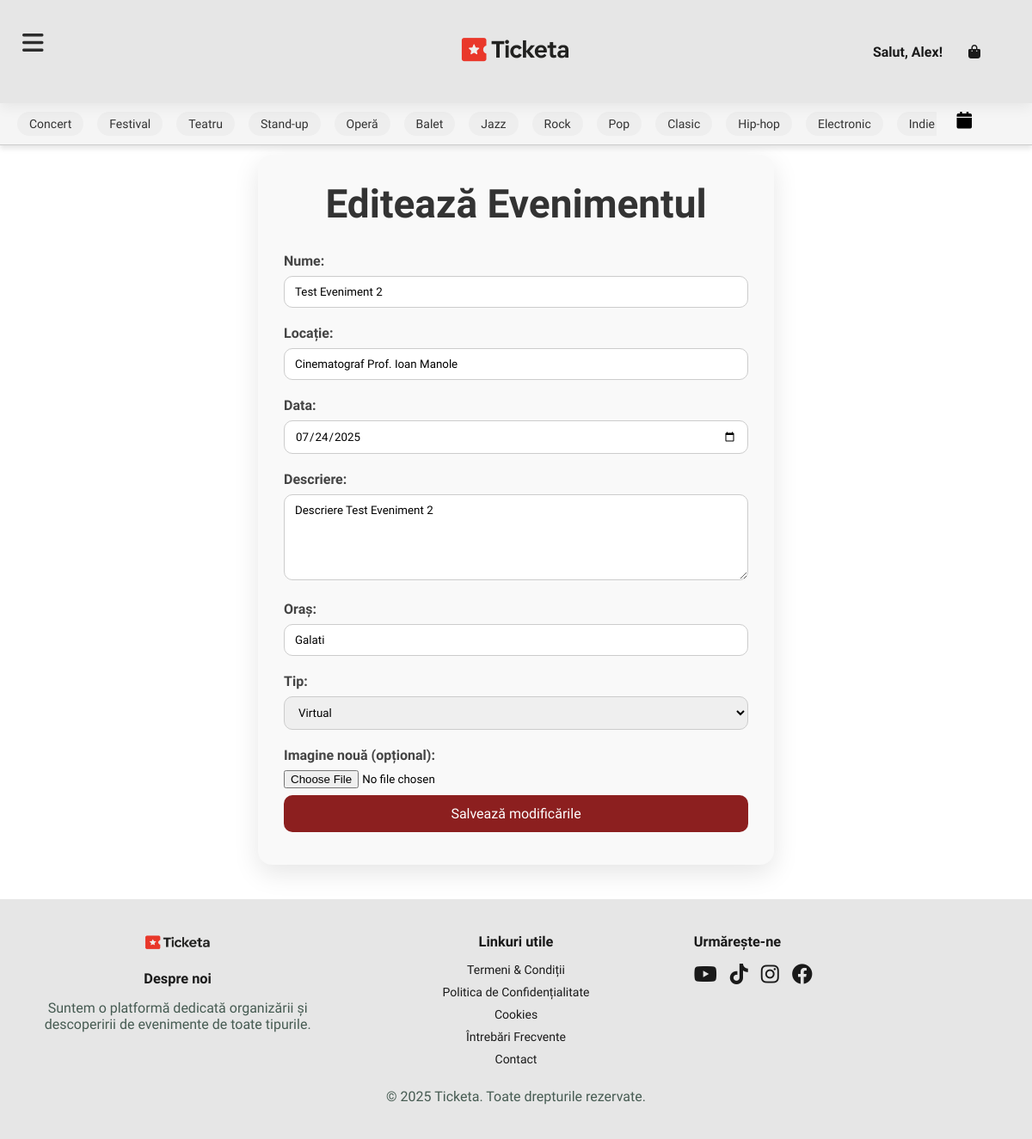
The page /edit_event.php?id_event=37 (signed in) on the database its author committed.
### tables this page shows
CREATE TABLE `categories` (
  `id_cat` int(11) NOT NULL,
  `denumire` varchar(255) NOT NULL
);

CREATE TABLE `event` (
  `id_event` int(11) NOT NULL,
  `name` varchar(255) NOT NULL,
  `location` varchar(255) NOT NULL,
  `date` date NOT NULL,
  `organiser` varchar(255) NOT NULL,
  `imgpath` varchar(255) NOT NULL,
  `description` varchar(3700) NOT NULL,
  `city` varchar(255) NOT NULL,
  `type` varchar(50) NOT NULL
);

### edit_event.php (the view, shortened to what this page needs)
<?php
require_once 'includes/dbh.inc.php';
$id_event = intval($_GET['id_event']);
$stmt = $pdo->prepare("SELECT company FROM user WHERE id_user = ?");
$stmt->execute([$_SESSION['user_id']]);
$userData = $stmt->fetch();
$company = $userData['company'];
$stmt = $pdo->prepare("SELECT * FROM event WHERE id_event = ? AND organiser = ?");
$stmt->execute([$id_event, $company]);
$event = $stmt->fetch(PDO::FETCH_ASSOC);
?>
<!DOCTYPE html>
<html lang="en">
<head>
    <link rel="stylesheet" href="https://use.fontawesome.com/releases/v6.4.0/css/all.css" />
    <link rel="stylesheet" href="style.css">
    <link rel="stylesheet" href="https://cdn.jsdelivr.net/npm/flatpickr/dist/flatpickr.min.css">
</head>
<body>
    <section id="header">
        <button id="menu-toggle" aria-label="Toggle menu" aria-expanded="false" aria-controls="navbar-left">
            <i class="fa-solid fa-bars"></i>
        </button>
        <div id="logo">
            <a href="index.php">
                <img src="IMG/logo.png" alt="Logo" width="150" height="150">
            </a>
        </div>
        <div class="header-right">
            <ul id="navbar-right">
                <?php if (isset($_SESSION["user_fname"])): ?>
                    <li class="greeting" style="padding: 10px; color: #1a1a1a;">
                    <a href="profile.php" style="color: #1a1a1a; text-decoration: none;">
                    Salut,
                        <?= htmlspecialchars($_SESSION["user_fname"]) ?>!
                    </li>
                <?php endif; ?>
                <li><a href="cart.php"><i class="fas fa-shopping-bag"></i></a></li>
            </ul>
        </div>
    </section>
    <section id="subheader">
        <div class="category-wrapper">
            <div class="category-scroll">
                <div class="category-scroll">
                <?php
                    try {
                        $stmt = $pdo->query("SELECT * FROM categories ORDER BY id_cat ASC");
                        $categories = $stmt->fetchAll(PDO::FETCH_ASSOC);
                    } catch (PDOException $e) {
                        echo "Eroare la preluarea categoriilor: " . $e->getMessage();
                    }
                    if ($categories) {
                        foreach ($categories as $categoryItem) {
                            $denumire = htmlspecialchars($categoryItem['denumire']);
                            $urlCategory = urlencode($denumire);
                            echo '<a href="discover_events.php?category=' . $urlCategory . '" class="category-link">' . $denumire . '</a>';
                        }
                    } else {
                        echo '<p>Nu există categorii disponibile.</p>';
                    }
                ?>
                </div>
                <div id="calendar-container" style="position: relative; display: inline-block;">
                    <i id="calendar-icon" class="fa fa-calendar" style="cursor: pointer; font-size: 20px; margin-left: 8px;"></i>
                </div>
            </div>
        </div>
    </section>
    <div class="edit-form-container">
        <h2>Editează Evenimentul</h2>
        <form action="includes/update_event.php" method="POST" enctype="multipart/form-data">
            <label>Nume:</label>
            <input type="text" name="name" value="<?= htmlspecialchars($event['name']) ?>" required>
            <label>Locație:</label>
            <input type="text" name="location" value="<?= htmlspecialchars($event['location']) ?>" required>
            <label>Data:</label>
            <input type="date" name="date" value="<?= htmlspecialchars($event['date']) ?>" required>
            <label>Descriere:</label>
            <textarea name="description" required><?= htmlspecialchars($event['description']) ?></textarea>
            <label>Oraș:</label>
            <input type="text" name="city" value="<?= htmlspecialchars($event['city']) ?>" required>
            <label>Tip:</label>
            <select name="type">
                <option value="virtual" <?= $event['type'] === 'virtual' ? 'selected' : '' ?>>Virtual</option>
            </select>
            <label>Imagine nouă (opțional):</label>
            <input type="file" name="image">
            <button type="submit">Salvează modificările</button>
        </form>
    </div>
    <footer class="footer">
        <div class="footer-container">
            <div class="footer-column">
                <center>
                    <img src="IMG/logo2.png" width="90" height="20" style="margin-bottom: 20px;">
                    <h3 style="text-align: center;">Despre noi</h3>
                    <p>Suntem o platformă dedicată organizării și descoperirii de evenimente de toate tipurile.</p>
                </center>
            </div>
            <div class="footer-column">
                <center>
                    <h3>Linkuri utile</h3>
                    <ul class="footer-policy">
                        <li><a href="#">Termeni & Condiții</a></li>
                        <li><a href="#">Politica de Confidențialitate</a></li>
                        <li><a href="#">Cookies</a></li>
                        <li><a href="#">Întrebări Frecvente</a></li>
                        <li><a href="#">Contact</a></li>
                    </ul>
                </center>
            </div>
            <div class="footer-column">
                <h3>Urmărește-ne</h3>
                <ul class="social-icons">
                    <li><a href="https://www.youtube.com/" target="_blank">
                            <i class="fa-brands fa-youtube"></i></a></li>
                    <li><a href="https://www.tiktok.com/" target="_blank">
                            <i class="fa-brands fa-tiktok"></i></a></li>
                    <li><a href="https://www.instagram.com/" target="_blank">
                            <i class="fa-brands fa-instagram"></i></a></li>
                    <li><a href="https://www.facebook.com/" target="_blank">
                            <i class="fa-brands fa-facebook"></i></a></li>
                </ul>
            </div>
        </div>
        <div class="footer-bottom">
            <p>&copy; 2025 Ticketa. Toate drepturile rezervate.</p>
        </div>
    </footer>
</body>
</html>

### style.css (style rules this page uses)
* { margin: 0; padding: 0; box-sizing: border-box; font-family: 'Spartan', sans-serif; }
h2 { font-size: 46px; line-height: 54px; color: #222; }
p { font-size: 16px; color: #465b52; margin: 15px 0 20px 0; }
body { width: 100%; }
#header { display: flex; align-items: center; justify-content: space-between; padding: 20px 40px; background-color: #e6e6e6; box-shadow: 0 5px 15px rgba(0, 0, 0, 0.06); height: 120px; flex-wrap: wrap; gap: 15px; position: fixed; top: 0; left: 0; right: 0; z-index: 1000; }
.header-left, .header-right { display: flex; align-items: center; }
#navbar-left, #navbar-right { display: flex; align-items: center; justify-content: center; }
#navbar-left li, #navbar-right li { list-style-type: none; padding: 0 20px; position: relative; }
#navbar-left li a, #navbar-right li a { text-decoration: none; font-size: 16px; font-weight: 600; color: #1a1a1a; transition: 0.3s ease; }
#logo { position: absolute; left: 50%; top: 50%; transform: translate(-50%, -50%); }
#subheader { width: 100%; background-color: #f5f5f5; padding: 10px 20px; border-bottom: 1px solid #ccc; position: fixed; top: 120px; left: 0; right: 0; z-index: 999; box-shadow: 0 4px 6px rgba(0, 0, 0, 0.1); }
.category-wrapper { display: flex; align-items: center; position: relative; overflow: hidden; }
.category-scroll { display: flex; gap: 16px; flex-wrap: nowrap; overflow-x: auto; scrollbar-width: none; -ms-overflow-style: none; flex-grow: 1; max-width: calc(100% - 40px); }
.category-scroll a { white-space: nowrap; text-decoration: none; color: #333; padding: 6px 14px; border-radius: 20px; background-color: #eee; font-size: 14px; transition: 0.3s ease; }
.category-wrapper { display: flex; align-items: center; position: relative; overflow: hidden; padding-right: 10px; }
.category-scroll { display: flex; gap: 16px; overflow-x: hidden; flex-grow: 1; }
.category-scroll a { white-space: nowrap; text-decoration: none; color: #333; padding: 6px 14px; border-radius: 20px; background-color: #eee; font-size: 14px; transition: 0.3s ease; flex-shrink: 0; }
* { box-sizing: border-box; }
button { background-color: #04AA6D; color: white; padding: 14px 20px; margin: 8px 0; border: none; cursor: pointer; width: 100%; opacity: 0.9; }
@media screen and (min-width: 1025px) { #menu-toggle { display: none; } }
@media screen and (max-width: 1800px) { #menu-toggle { display: block !important; background: none; border: 20px; font-size: 28px; cursor: pointer; color: #1a1a1a !important; position: fixed; z-index: 2100; top: 20px; left: 20px; padding: 6px; width: auto; height: auto; } }
#menu-toggle { display: none; background: none; border: none; font-size: 28px; cursor: pointer; color: #810808; }
.footer { background-color: #e6e6e6; color: #1a1a1a; padding: 40px 20px 20px 20px; font-size: 14px; }
.footer-container { display: flex; justify-content: space-between; flex-wrap: wrap; gap: 20px; max-width: 1200px; margin: auto; }
.footer-column { flex: 1 1 250px; }
.footer-column h3 { margin-bottom: 15px; color: #1a1a1a; }
.footer-column p, .footer-column ul { margin: 0; padding: 0; list-style: none; }
.footer-column a { color: #1a1a1a; text-decoration: none; }
.footer-bottom { text-align: center; border-top: 1px solid #e6e6e6; font-size: 13px; color: #1a1a1a; }
.footer-policy { margin-top: 20px; margin-bottom: 20px; }
.footer-policy li { margin: 10px 0; }
.social-icons { display: flex; gap: 15px; list-style: none; padding: 0; margin: 15px 0; }
.social-icons a { color: #1a1a1a; font-size: 24px; transition: color 0.3s ease; text-decoration: none; }

### rows shown on the page
categories: denumire "Concert"
categories: denumire "Festival"
categories: denumire "Teatru"
categories: denumire "Stand-up"
categories: denumire "Operă"
categories: denumire "Balet"
categories: denumire "Jazz"
categories: denumire "Rock"
categories: denumire "Pop"
categories: denumire "Clasic"
categories: denumire "Hip-hop"
categories: denumire "Electronic"
categories: denumire "Indie"
event: name "Test Eveniment 2", location "Cinematograf Prof. Ioan Manole", date "07/24/2025", description "Descriere Test Eveniment 2", city "Galati", type "Virtual"

### other values the page prints
$_SESSION["user_fname"] "Alex"
